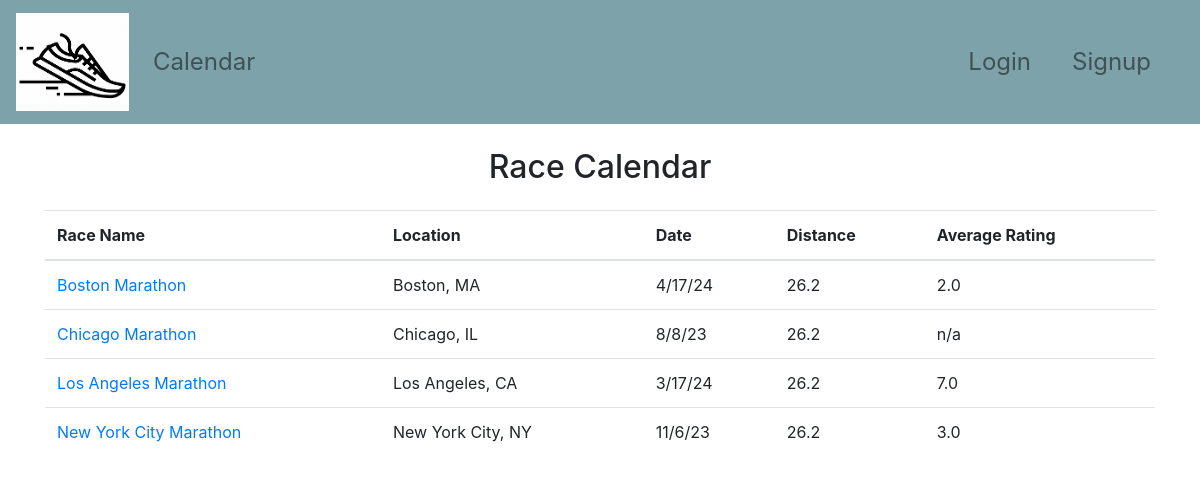
/calendar, run on the app's committed database.
### models.py (models this page shows, shortened)
class Race(Base):
    __tablename__ = "races"
    id = Column("id", INTEGER, primary_key=True)
    race_name = Column("race_name", TEXT, nullable=False)
    race_city = Column("race_city", TEXT, nullable=False)
    race_state = Column("race_state", TEXT, nullable=False)
    race_date = Column("race_date", TEXT, nullable=False)
    race_distance = Column("race_distance", TEXT, nullable=False)
    race_website = Column("race_website", TEXT, nullable=True)
    race_description = Column("race_description", TEXT, nullable=True)
    reviews = relationship("Review", back_populates="race")

### app.py (the view)
@app.route("/calendar")
def calendar():
    races = db_session.query(Race).all()
    race_data = []
    for race in races:
        reviews = db_session.query(Review).filter(Review.race_id == race.id).all()
        if len(reviews) > 0:
            average_rating = round(sum([review.rating for review in reviews])/len(reviews), 2)
        else:
            average_rating = "n/a"
        race.average_rating = average_rating
    return render_template("calendar.html", races=races)

### templates/calendar.html (shortened to what this page needs)
{% extends "base.html" %}
{% block content %}
<head>
</head>
<body>
    <div class="container">
        <h2 class="text-center mt-4 mb-4">Race Calendar</h2>
        <table class="table">
            <thead>
                <tr>
                    <th>Race Name</th>
                    <th>Location</th>
                    <th>Date</th>
                    <th>Distance</th>
                    <th>Average Rating</th>
                </tr>
            </thead>
            <tbody>
                {% for race in races %}
                    <tr>
                        <td><a href="{{ url_for('race_page', race_id=race.id) }}">{{ race.race_name }}</a></td>
                        <td>{{ race.race_city }}, {{ race.race_state }}</td>
                        <td>{{ race.race_date }}</td>
                        <td>{{ race.race_distance }}</td>
                        <td>{{ race.average_rating }}</td>
                    </tr>
                {% endfor %}
            </tbody>
        </table>
    </div>
</body>
{% endblock %}

### static/styles/style.css (style rules this page uses)
body { background-color: #fff; }

### data on the page
Race: race_name "Boston Marathon", race_city "Boston", race_state "MA", race_date "4/17/24", race_distance "26.2", average_rating "2.0"
Race: race_name "Chicago Marathon", race_city "Chicago", race_state "IL", race_date "8/8/23", race_distance "26.2", average_rating "n/a"
Race: race_name "Los Angeles Marathon", race_city "Los Angeles", race_state "CA", race_date "3/17/24", race_distance "26.2", average_rating "7.0"
Race: race_name "New York City Marathon", race_city "New York City", race_state "NY", race_date "11/6/23", race_distance "26.2", average_rating "3.0"
